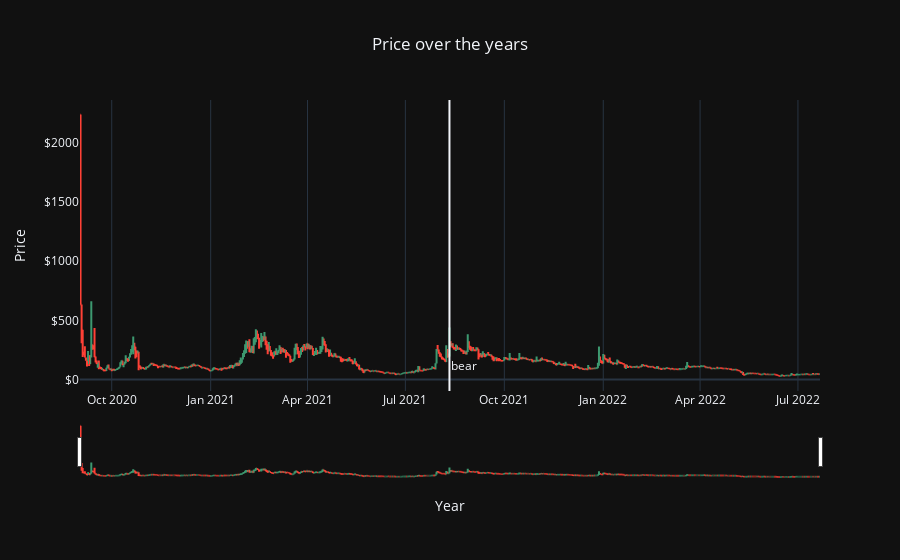

Notebook cell for this chart:
### Code cell
raw_data=pd.read_csv('Harvest.csv')
def date_format(df):
    if isinstance(df, pd.DataFrame):
        if 'Date' in df.columns:
            df.Date = pd.to_datetime(df.Date)
            df[['Year','Month','Day']] = df.Date.apply(lambda x: pd.Series(x.strftime("%Y-%m-%d").split("-")))
    else:
        print("Invalid entry, please use a data frame with a Date column.")
    return df

data=date_format(raw_data)
data['Close']=data['Close'].astype(float)
data['Open']=data['Open'].astype(float)
data['High']=data['High'].astype(float)
data['Low']=data['Low'].astype(float)
data['Year']=data['Year'].astype(int)
data['Month']=data['Month'].astype(int)
data['Day']=data['Day'].astype(int)

fig = go.Figure(data=go.Ohlc(x=data['Date'],
                open=data['Open'],
                high=data['High'],
                low=data['Low'],
                close=data['Close']))

fig.update_layout(template='plotly_dark',
    title='Price over the years',
    xaxis_title="Year",
    yaxis_title='Price',title_x=0.5,
    shapes = [dict(x0='2021-08-11', x1='2021-08-11', y0=0, y1=1, xref='x', yref='paper',line_width=2)],
    annotations=[dict(x='2021-08-11', y=0.05, xref='x', yref='paper',showarrow=False, xanchor='left', text='bear')]
)

fig.update_yaxes( # the y-axis is in dollars
    tickprefix="$", showgrid=False
)

fig.update_xaxes(
     showgrid=True
)

fig.show()

### Figure 1 — Plotly figure (JSON) as saved in the notebook; plotly's stock layout.template omitted (floating-point values rounded to 4 significant figures; data arrays with more than 128 entries replaced by an {"elided": "..."} marker saying what was removed)
{"data": [{"close": {"elided": "688 float values"}, "high": {"elided": "688 float values"}, "low": {"elided": "688 float values"}, "open": {"elided": "688 float values"}, "type": "ohlc", "x": {"elided": "688 str values"}}], "layout": {"annotations": [{"showarrow": false, "text": "bear", "x": "2021-08-11", "xanchor": "left", "xref": "x", "y": 0.05, "yref": "paper"}], "shapes": [{"line": {"width": 2}, "x0": "2021-08-11", "x1": "2021-08-11", "xref": "x", "y0": 0, "y1": 1, "yref": "paper"}], "title": {"text": "Price over the years", "x": 0.5}, "xaxis": {"showgrid": true, "title": {"text": "Year"}}, "yaxis": {"showgrid": false, "tickprefix": "$", "title": {"text": "Price"}}}}
